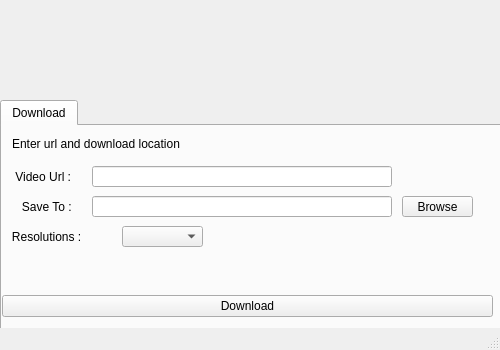
<?xml version="1.0" encoding="UTF-8"?>
<ui version="4.0">
 <class>MainWindow</class>
 <widget class="QMainWindow" name="MainWindow">
  <property name="geometry">
   <rect>
    <x>0</x>
    <y>0</y>
    <width>500</width>
    <height>350</height>
   </rect>
  </property>
  <property name="sizePolicy">
   <sizepolicy hsizetype="Fixed" vsizetype="Fixed">
    <horstretch>0</horstretch>
    <verstretch>0</verstretch>
   </sizepolicy>
  </property>
  <property name="minimumSize">
   <size>
    <width>500</width>
    <height>350</height>
   </size>
  </property>
  <property name="maximumSize">
   <size>
    <width>500</width>
    <height>350</height>
   </size>
  </property>
  <property name="windowTitle">
   <string>MainWindow</string>
  </property>
  <widget class="QWidget" name="centralwidget">
   <widget class="QTabWidget" name="tabWidget">
    <property name="geometry">
     <rect>
      <x>0</x>
      <y>100</y>
      <width>501</width>
      <height>231</height>
     </rect>
    </property>
    <property name="currentIndex">
     <number>0</number>
    </property>
    <widget class="QWidget" name="tab">
     <attribute name="title">
      <string>Download</string>
     </attribute>
     <widget class="QToolButton" name="toolButton">
      <property name="geometry">
       <rect>
        <x>400</x>
        <y>70</y>
        <width>71</width>
        <height>21</height>
       </rect>
      </property>
      <property name="text">
       <string>Browse</string>
      </property>
     </widget>
     <widget class="QLineEdit" name="saveTextEdit">
      <property name="geometry">
       <rect>
        <x>90</x>
        <y>70</y>
        <width>300</width>
        <height>21</height>
       </rect>
      </property>
     </widget>
     <widget class="QWidget" name="horizontalLayoutWidget">
      <property name="geometry">
       <rect>
        <x>0</x>
        <y>160</y>
        <width>491</width>
        <height>41</height>
       </rect>
      </property>
      <layout class="QHBoxLayout" name="horizontalLayout">
       <item>
        <widget class="QPushButton" name="downloadButton">
         <property name="text">
          <string>Download</string>
         </property>
        </widget>
       </item>
      </layout>
     </widget>
     <widget class="QLineEdit" name="urlTextEdit">
      <property name="geometry">
       <rect>
        <x>90</x>
        <y>40</y>
        <width>300</width>
        <height>21</height>
       </rect>
      </property>
     </widget>
     <widget class="QLabel" name="label_2">
      <property name="geometry">
       <rect>
        <x>10</x>
        <y>40</y>
        <width>81</width>
        <height>21</height>
       </rect>
      </property>
      <property name="text">
       <string> Video Url : </string>
      </property>
     </widget>
     <widget class="QComboBox" name="comboBox">
      <property name="geometry">
       <rect>
        <x>120</x>
        <y>100</y>
        <width>81</width>
        <height>21</height>
       </rect>
      </property>
     </widget>
     <widget class="QLabel" name="label_3">
      <property name="geometry">
       <rect>
        <x>10</x>
        <y>70</y>
        <width>81</width>
        <height>21</height>
       </rect>
      </property>
      <property name="text">
       <string>   Save To : </string>
      </property>
     </widget>
     <widget class="QLabel" name="label">
      <property name="geometry">
       <rect>
        <x>10</x>
        <y>10</y>
        <width>271</width>
        <height>16</height>
       </rect>
      </property>
      <property name="text">
       <string>Enter url and download location</string>
      </property>
     </widget>
     <widget class="QLabel" name="label_5">
      <property name="geometry">
       <rect>
        <x>0</x>
        <y>100</y>
        <width>81</width>
        <height>21</height>
       </rect>
      </property>
      <property name="text">
       <string>   Resolutions : </string>
      </property>
     </widget>
    </widget>
   </widget>
   <widget class="QLabel" name="label_4">
    <property name="geometry">
     <rect>
      <x>190</x>
      <y>10</y>
      <width>131</width>
      <height>71</height>
     </rect>
    </property>
    <property name="text">
     <string/>
    </property>
    <property name="pixmap">
     <pixmap>resource/youtube.png</pixmap>
    </property>
   </widget>
  </widget>
  <widget class="QStatusBar" name="statusbar"/>
 </widget>
 <resources/>
 <connections/>
</ui>
